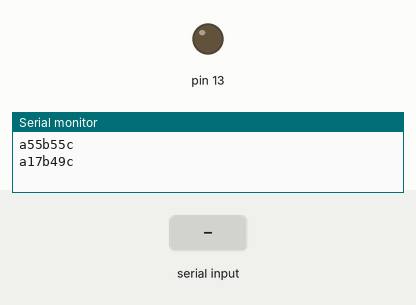
Bench run of a sketch on a simulated Arduino Uno, built with avr-gcc and run on an emulated ATmega328P. Parts: output pins drawn as LEDs (lit = HIGH), the last lines printed to the serial monitor. The inputs (shaded band) are chosen by the test bench. Random numbers use the default seed unless the sketch sets one.

Above: at 1.2 s.
1.3 s: "ON" received over Serial
At 3.3 s:
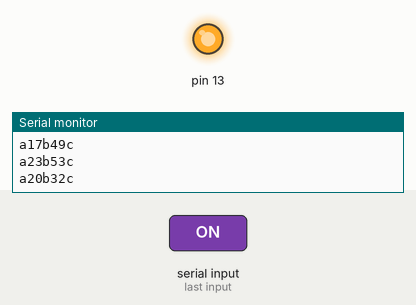
3.8 s: "a" received over Serial
At 5.2 s:
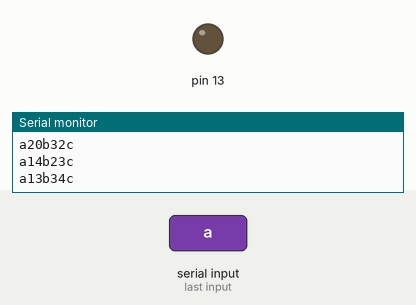
Timing chart, 0 to 6.8 s (numbered marks = the images above; inputs shaded):
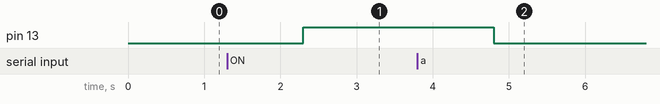

Measured:
- after the input at 1.3 s, pin 13: LOW → HIGH after 1.0 s
- after the input at 3.8 s, pin 13: HIGH → LOW after 1.0 s

The sketch:

HuLaArduino.ino
```cpp
String NhietDo = "55", KhiGa = "55", StringData = "";
String Cua = "OFF", DenBep = "OFF", DenKhach = "OFF", DenNgu = "OFF", Quat = "OFF", Rem = "OFF";
long long last;
void setup()
{
  Serial.begin(9600);
  pinMode(13, OUTPUT);
  last = millis();
}

void loop()
{
  if (Serial.available())
  {
    String data = Serial.readString();
    int A = data.indexOf("a");
    int B = data.indexOf("b");
    int C = data.indexOf("c");
    int D = data.indexOf("d");
    int E = data.indexOf("e");
    int G = data.indexOf("g");
    int H = data.indexOf("h");
    Quat = data.substring(A + 1, B);
    Cua = data.substring(B + 1, C);
    Rem = data.substring(C + 1, D);
    DenKhach = data.substring(D + 1, E);
    DenNgu = data.substring(E + 1, G);
    DenBep = data.substring(G + 1, H);

  }
  //  Serial.println("a"+Quat+"b"+Cua+"c"+Rem+"d"+DenKhach+"e"+DenNgu+"g"+DenBep+"h");

  if (millis() - last > 500)
  {
    StringData = "a" + NhietDo + "b" + KhiGa + "c";
    Serial.println(StringData);
    last = millis();
    NhietDo=random(10,30);
    KhiGa=random(15,60);
  }

  if (Quat == "ON")
  {
    digitalWrite(13, 1);
  }
  else
  {
    digitalWrite(13, 0);
  }

}
```
